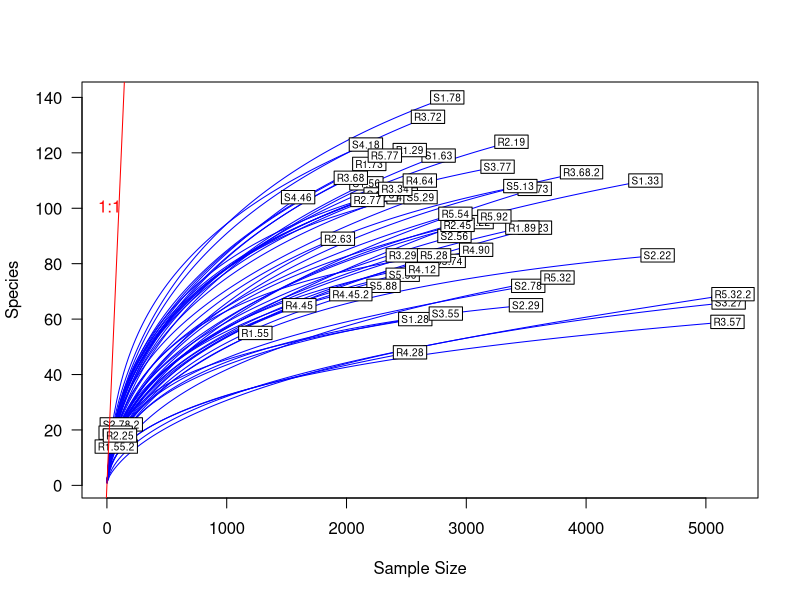
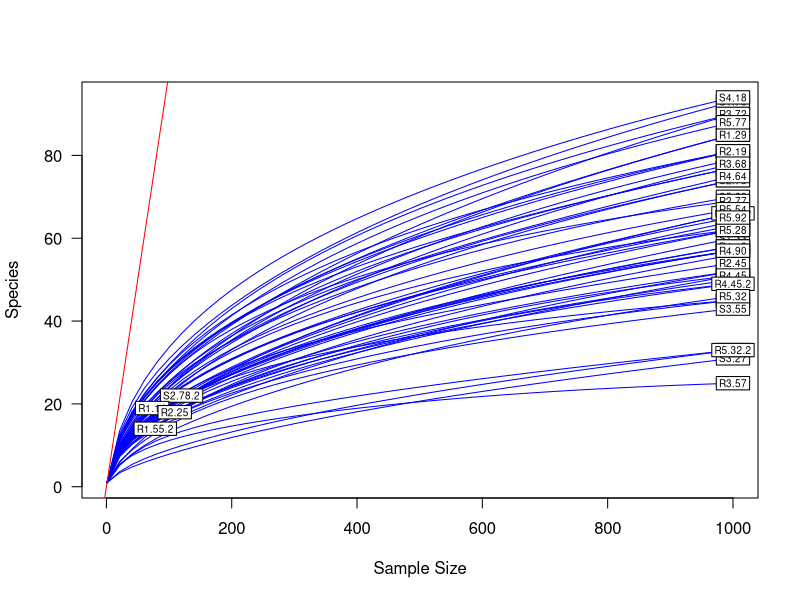
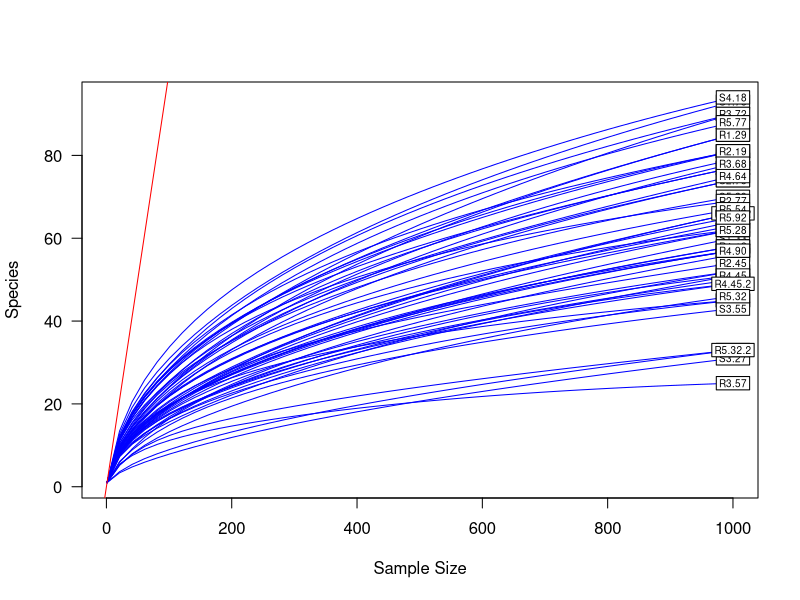
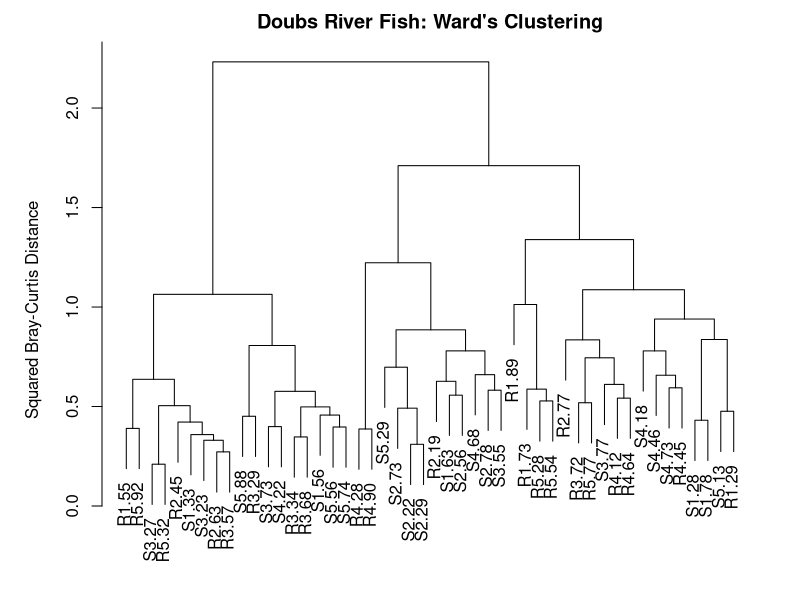
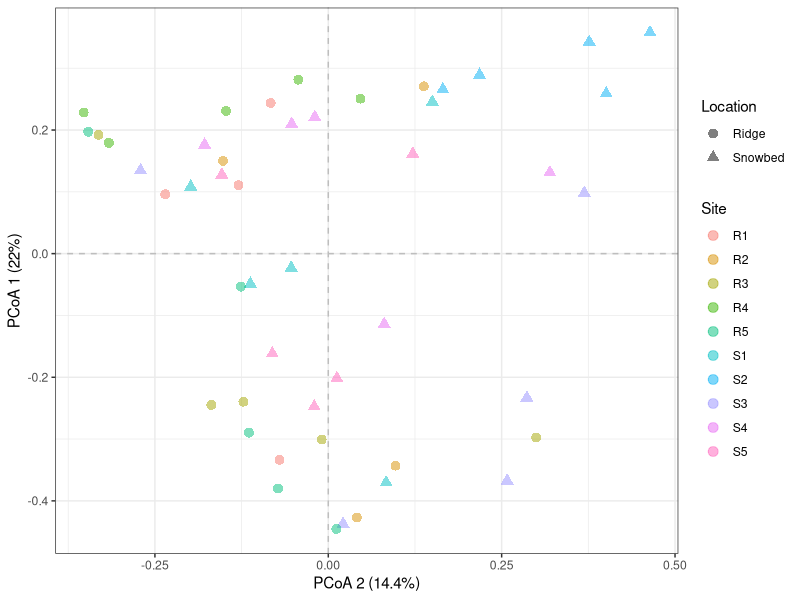
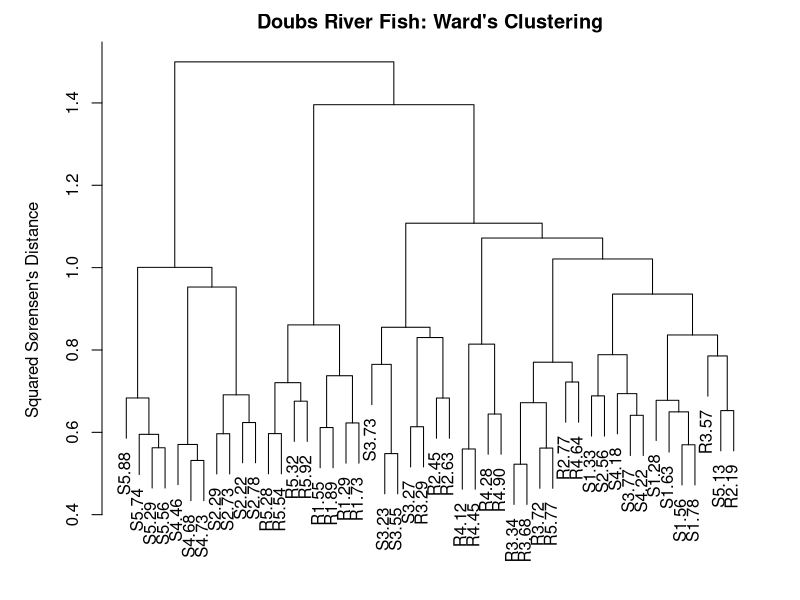
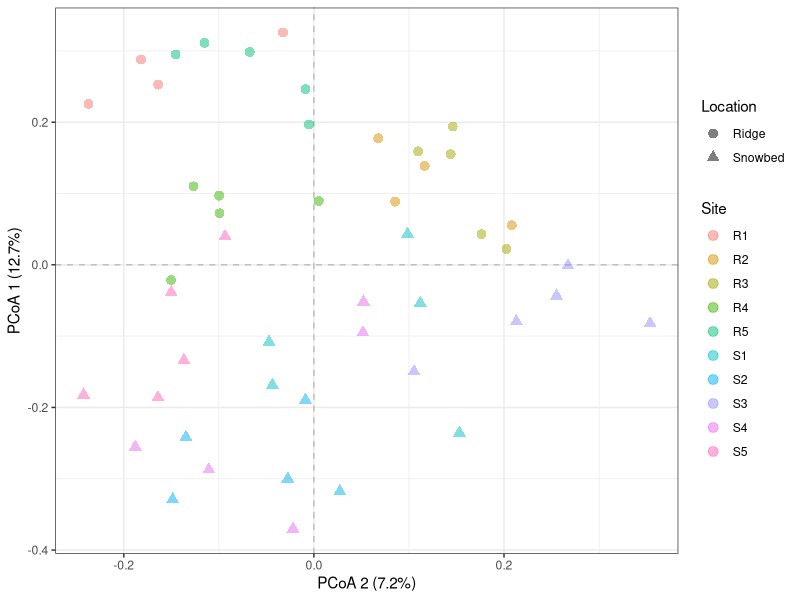
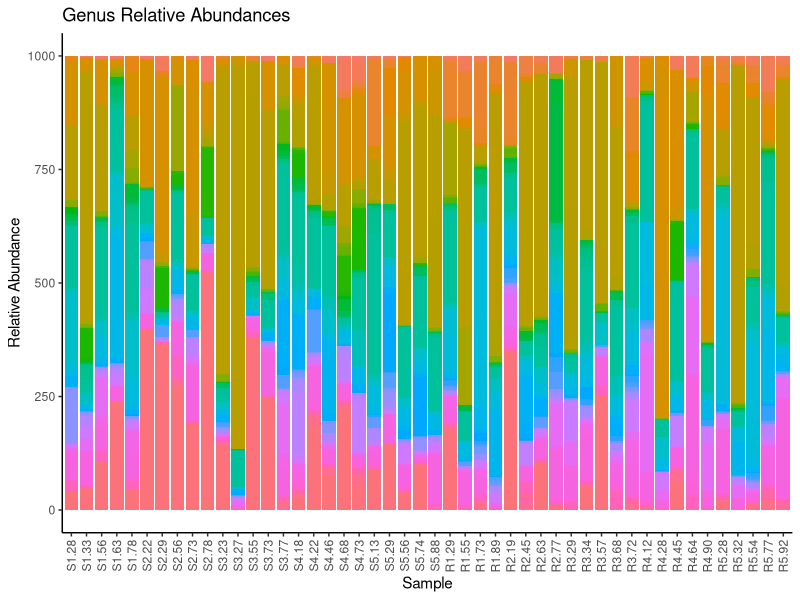

Recreate these plots in R, in order.
## ---- chunk 1
rm(list=ls())
dev.off ()
package.list <- c('vegan', 'data.table', 'reshape2', 'ggplot2', 'ape')
for (package in package.list){
  if (!require(package, character.only = TRUE, quietly = TRUE)) {
    install.packages(package)
    library(package,character.only = TRUE)
  }
}
## ---- chunk 2
site_species <- read.csv("alpine_ridge_data/OTU_table.csv", header = TRUE)
site_species.t <- t(site_species)
## ---- chunk 3
#Visualization of rarecurves for all samples
richness <- rowSums((site_species.t > 0) * 1)
print(richness)
minimum.r <- min(rowSums(site_species.t))
rarefy <- rarefy(x = site_species.t, sample = minimum.r, se = TRUE)

rarecurve(x = site_species.t, step = 20, col = "blue", cex = .6, las = 1)
abline(0, 1, col = 'red')
text(200, 100, "1:1", pos = 2, col = 'red')
## ---- chunk 4
#Rarefaction of samples
site_species.r <- rrarefy(site_species.t, 1000)

richness <- rowSums((site_species.r > 0) * 1)
minimum.r <- min(rowSums(site_species.r))
rarefy <- rarefy(x = site_species.r, sample = minimum.r, se = TRUE)

rarecurve(x = site_species.r, step = 20, col = "blue", cex = .6, las = 1)
abline(0, 1, col = 'red')
text(200, 100, "1:1", pos = 2, col = 'red')
## ---- chunk 5
#Remove samples containing less than 1000 reads (R1.14, R1.55.2, R2.25, S2.78.2)

df.site_species.r <- as.data.frame(site_species.r)
rarefied_site_species <- data.frame()

for (i in 1:nrow(df.site_species.r)){
  if (rowSums(df.site_species.r[i,]) >= 1000){
    rarefied_site_species <- rbind(rarefied_site_species, df.site_species.r[i,])
  }
}

#Visualizing
richness <- rowSums((rarefied_site_species > 0) * 1)
minimum.r <- min(rowSums(rarefied_site_species))
rarefy <- rarefy(x = rarefied_site_species, sample = minimum.r, se = TRUE)

rarecurve(x = rarefied_site_species, step = 20, col = "blue", cex = .6, las = 1)
abline(0, 1, col = 'red')
text(200, 100, "1:1", pos = 2, col = 'red')
## ---- chunk 6
rarefied_site_species <- rarefied_site_species[-c(38,43,48),]
## ---- chunk 7
env <- read.csv("alpine_ridge_data/variables.txt", header = TRUE, sep = "\t")
env <- env[-c(26,31),]
## ---- chunk 8
fungalBC <- vegdist(rarefied_site_species, method = "bray")
## ---- chunk 9
#Performing Cluster Analysis
fungal.ward <- hclust(fungalBC, method = "ward.D2")

#Plotting Cluster
par(mar = c(1,5,2,2) + .1)
plot(fungal.ward, main = "Doubs River Fish: Ward's Clustering",
     ylab = "Squared Bray-Curtis Distance")
## ---- chunk 10
fungal.pcoa <- cmdscale(fungalBC, eig = TRUE, k = 3)

explainvar1 <- round(fungal.pcoa$eig[1]/sum(fungal.pcoa$eig), 3) * 100
explainvar2 <- round(fungal.pcoa$eig[2]/sum(fungal.pcoa$eig), 3) * 100
explainvar3 <- round(fungal.pcoa$eig[3]/sum(fungal.pcoa$eig), 3) * 100
sum.eig <- sum(explainvar1, explainvar2, explainvar3)

test <- rarefied_site_species

test$Site <- c(rep("S1", 5), rep("S2", 5), rep("S3", 5), rep("S4", 5), rep("S5", 5), rep("R1", 4), rep("R2", 4), rep("R3", 5), rep("R4", 5), rep("R5", 5))

test$Location <- c(rep("Snowbed", 25), rep("Ridge", 23))

## Plotting
# make a fake pcoa
dist      <- vegdist(test[,1:807],  method = "bray")
fake_pcoa <- pcoa(dist)
#summary(fake_pcoa) 

# get the out of pcoa 
# site scores = samples 
sitescores   <- fake_pcoa$vectors #we need only the first two axis 
newdata <- as.data.frame(cbind(sitescores[,1:2], Location = test$Location, Site = test$Site))

#one way 
bray <- ggplot(newdata, aes(y = as.numeric(Axis.1), x = as.numeric(Axis.2), shape = Location, color = Site))
bray <- bray + geom_hline(yintercept = 0, color = "grey", linetype = "dashed")
bray <- bray + geom_vline(xintercept = 0, color = "grey", linetype = "dashed")
bray <- bray + geom_point(size = 3, alpha = .5)
bray <- bray + theme_bw()
bray <- bray + labs(y = paste("PCoA 1 (", explainvar1, "%)", sep = ""), x = paste("PCoA 2 (", explainvar2, "%)", sep = ""))
bray
## ---- chunk 11
site <- c(rep("S1", 5), rep("S2", 5), rep("S3", 5), rep("S4", 5), rep("S5", 5), rep("R1", 4), rep("R2", 4), rep("R3", 5), rep("R4", 5), rep("R5", 5))

adonis(rarefied_site_species ~ env$V + site, permutations = 999)

## ---- chunk 12
fungalS <- vegdist(rarefied_site_species, method = "bray", binary = "TRUE")
## ---- chunk 13
#Performing Cluster Analysis
fungal.wardS <- hclust(fungalS, method = "ward.D2")

#Plotting Cluster
par(mar = c(1,5,2,2) + .1)
plot(fungal.wardS, main = "Doubs River Fish: Ward's Clustering",
     ylab = "Squared Sørensen's Distance")
## ---- chunk 14
fungal.S.pcoa <- cmdscale(fungalS, eig = TRUE, k = 3)

explainvar1 <- round(fungal.S.pcoa$eig[1]/sum(fungal.pcoa$eig), 3) * 100
explainvar2 <- round(fungal.S.pcoa$eig[2]/sum(fungal.pcoa$eig), 3) * 100
explainvar3 <- round(fungal.S.pcoa$eig[3]/sum(fungal.pcoa$eig), 3) * 100
sum.eig <- sum(explainvar1, explainvar2, explainvar3)

## Plotting
# make a fake pcoa
dist      <- vegdist(test[,1:807],  method = "bray", binary = TRUE)
fake_pcoa <- pcoa(dist)
#summary(fake_pcoa) 

# get the out of pcoa 
# site scores = samples 
sitescores   <- fake_pcoa$vectors #we need only the first two axis 
newdata <- as.data.frame(cbind(sitescores[,1:2], Location = test$Location, Site = test$Site))

#one way 
soren <- ggplot(newdata, aes(y = as.numeric(Axis.1), x = as.numeric(Axis.2), shape = Location, color = Site))
soren <- soren + geom_hline(yintercept = 0, color = "grey", linetype = "dashed")
soren <- soren + geom_vline(xintercept = 0, color = "grey", linetype = "dashed")
soren <- soren + geom_point(size = 3, alpha = .5)
soren <- soren + theme_bw()
soren <- soren + labs(y = paste("PCoA 1 (", explainvar1, "%)", sep = ""), x = paste("PCoA 2 (", explainvar2, "%)", sep = ""))
soren
## ---- chunk 15
site <- c(rep("S1", 5), rep("S2", 5), rep("S3", 5), rep("S4", 5), rep("S5", 5), rep("R1", 4), rep("R2", 4), rep("R3", 5), rep("R4", 5), rep("R5", 5))

adonis(rarefied_site_species ~ env$V + site, method = "bray", binary = TRUE, permutations = 999)
## ---- chunk 16
genus <- read.csv("alpine_ridge_data/genus_table.csv", header = TRUE)
#convert rownames into column

genus.1 <- as.data.frame(t(rarefied_site_species))
setDT(genus.1, keep.rownames = TRUE)[]

# Converting to Long Format
genus_long <- melt(genus.1, id.vars = "rn", variable.name = "Sample")

# Creating Graph of data
genus_graph <- ggplot(data = genus_long, mapping = aes(x = Sample,  y = value, fill = rn))
genus_graph <- genus_graph + geom_bar(stat="identity")
genus_graph <- genus_graph + labs(y = "Relative Abundance", x = "Sample", title = "Genus Relative Abundances") + theme_classic()
genus_graph <- genus_graph + theme(legend.position = "None")
genus_graph <- genus_graph + theme(axis.text.x = element_text(angle = 90, vjust = 0.5, hjust=1))
genus_graph
## ---- chunk 17
env <- read.csv("alpine_ridge_data/variables.txt", header = TRUE, sep = "\t")
env <- env[-c(26,31),]

site <- c(rep("S1", 5), rep("S2", 5), rep("S3", 5), rep("S4", 5), rep("S5", 5), rep("R1", 4), rep("R2", 4), rep("R3", 5), rep("R4", 5), rep("R5", 5))
adonis(rarefied_site_species ~ env$V + site, method = "bray", permutations = 999)
## ---- chunk 18
env.chem <- as.matrix(env[,c(2:4)])


S.dbrda <- dbrda(fungalS ~ ., as.data.frame(env.chem))
ordiplot(S.dbrda)

S.dbrda0 <- dbrda(fungalS ~ 1, as.data.frame(env.chem))
S.dbrda1 <- dbrda(fungalS ~ ., as.data.frame(env.chem))

S.dbrda <- ordiR2step(S.dbrda0, S.dbrda1, perm.max = 999)

permutest(S.dbrda, permutations = 999)
envfit(S.dbrda, env.chem, permutations = 999)

#Calculating explained variation on axes
S.explainvar1 <- round(S.dbrda$CCA$eig[1]/
                             sum(c(S.dbrda$CCA$eig, S.dbrda$CA$eig)),
                           3 ) * 100
S.explainvar2 <- round(S.dbrda$CCA$eig[2]/
                             sum(c(S.dbrda$CCA$eig, S.dbrda$CA$eig)),
                           3 ) * 100

#Plotting constrained ordination results
par(mar = c(5,5,4,4) + .1)

plot(scores(S.dbrda, display = "wa"), xlim = c(-2, 2.1), ylim = c(-2.3, 2.0), 
     xlab = paste("dbRDA 1 (", S.explainvar1, "%)", sep = ""),
     ylab = paste("dbRDA 2 (", S.explainvar2, "%)", sep = ""),
     pch = 16, cex = 2.0, type = "n", cex.lab = 1.5, cex.axis = 1.2, axes = FALSE
     )

axis(side = 1, labels = T, lwd.ticks = 2, cex.axis = 1.2, las = 1)
axis(side = 2, labels = T, lwd.ticks = 2, cex.axis = 1.2, las = 1)
abline(h = 0, v = 0, lty = 3)
box(lwd = 2)

points(scores(S.dbrda, display = "wa"),
       pch = 19, cex = 3, bg = "gray", col = "gray")
text(scores(S.dbrda, display = "wa"),
     labels = row.names(scores(S.dbrda, display = "wa")))

#Plotting vectors for influence of environmental factors
vectors <- scores(S.dbrda, display = "bp")
arrows(0, 0, vectors[,1], vectors[,2],
       lwd = 2, lty = 1, length = .2, col = "red")
text(vectors[,1], vectors[,2], pos = 3, 
     labels = row.names(vectors), col = "red")
axis(side = 3, lwd.ticks = 2, cex.axis = 1.2, las = 1, col = "red", lwd = 2.2,
     at = pretty(range(vectors[,1])) * 2, labels = pretty(range(vectors[,1])))
axis(side = 4, lwd.ticks = 2, cex.axis = 1.2, las = 1, col = "red", lwd = 2.2,
     at = pretty(range(vectors[,2])) * 2, labels = pretty(range(vectors[,2])))
## ---- chunk 19
env.chem <- as.matrix(env[,c(2:4)])

fungalS <- fungalBC

S.dbrda <- dbrda(fungalS ~ ., as.data.frame(env.chem))
ordiplot(S.dbrda)

S.dbrda0 <- dbrda(fungalS ~ 1, as.data.frame(env.chem))
S.dbrda1 <- dbrda(fungalS ~ ., as.data.frame(env.chem))

S.dbrda <- ordiR2step(S.dbrda0, S.dbrda1, perm.max = 999)
## ---- chunk 20
# Making new dataframe with summary of all statistics
plot.info <- as.data.frame(matrix(nrow = 10, ncol=1))
plot.info <- plot.info[,-1]
plot.info$Location <- c(rep("Ridge", 5), rep("Snowbed", 5))
rownames(plot.info) <- c("S1","S2","S3","S4","S5","R1","R2","R3","R4","R5")
plot.info$site <- c("S1","S2","S3","S4","S5","R1","R2","R3","R4","R5")

# Adding average soil nutrients
plot.info$P <- c(mean(env[1:5, 2]), mean(env[6:10, 2]), mean(env[11:15, 2]), mean(env[16:20, 2]), mean(env[21:25, 2]), mean(env[26:29, 2]),mean(env[30:33, 2]), mean(env[34:38, 2]), mean(env[39:43, 2]), mean(env[44:48, 2]))
plot.info$N <- c(mean(env[1:5, 3]), mean(env[6:10, 3]), mean(env[11:15, 3]), mean(env[16:20, 3]), mean(env[21:25, 3]), mean(env[26:29, 3]),mean(env[30:33, 3]), mean(env[34:38, 3]), mean(env[39:43, 3]), mean(env[44:48, 3]))
plot.info$C <- c(mean(env[1:5, 4]), mean(env[6:10, 4]), mean(env[11:15, 4]), mean(env[16:20, 4]), mean(env[21:25, 4]), mean(env[26:29, 4]),mean(env[30:33, 4]), mean(env[34:38, 4]), mean(env[39:43, 4]), mean(env[44:48, 4]))

# Adding alpha diversity data
rarefied.sites <- as.data.frame((matrix(nrow = 10, ncol = 807)))
for (i in 1:(ncol(rarefied_site_species))){
  rarefied.sites[,i] <- c(sum(rarefied_site_species[1:5, i]), sum(rarefied_site_species[6:10, i]), sum(rarefied_site_species[11:15, i]), sum(rarefied_site_species[16:20, i]), sum(rarefied_site_species[21:25, i]), sum(rarefied_site_species[26:29, i]),sum(rarefied_site_species[30:33, i]), sum(rarefied_site_species[34:38, i]), sum(rarefied_site_species[39:43, i]), sum(rarefied_site_species[44:48, i]))
}
rownames(rarefied.sites) <- c("S1","S2","S3","S4","S5","R1","R2","R3","R4","R5")

# Species richness
plot.info$richness <- rowSums((rarefied.sites > 0) * 1)


plot.info <- as.data.frame(plot.info)
## ---- chunk 21
fungalBC <- vegdist(rarefied.sites, method = "bray")

fungal.pcoa <- cmdscale(fungalBC, eig = TRUE, k = 3)

explainvar1 <- round(fungal.pcoa$eig[1]/sum(fungal.pcoa$eig), 3) * 100
explainvar2 <- round(fungal.pcoa$eig[2]/sum(fungal.pcoa$eig), 3) * 100
explainvar3 <- round(fungal.pcoa$eig[3]/sum(fungal.pcoa$eig), 3) * 100
sum.eig <- sum(explainvar1, explainvar2, explainvar3)

test <- rarefied.sites

test$Site <- c("S1","S2","S3","S4","S5","R1","R2","R3","R4","R5")

test$Location <- c(rep("Ridge", 5), rep("Snowbed", 5))

## Plotting
# make a fake pcoa
dist      <- vegdist(test[,1:807],  method = "bray")
fake_pcoa <- pcoa(dist)
#summary(fake_pcoa) 

# get the out of pcoa 
# site scores = samples 
sitescores   <- fake_pcoa$vectors #we need only the first two axis 
newdata <- as.data.frame(cbind(sitescores[,1:2], Location = test$Location, Site = test$Site))

#one way 
bray <- ggplot(newdata, aes(y = as.numeric(Axis.1), x = as.numeric(Axis.2), shape = Location, color = Site))
bray <- bray + geom_hline(yintercept = 0, color = "grey", linetype = "dashed")
bray <- bray + geom_vline(xintercept = 0, color = "grey", linetype = "dashed")
bray <- bray + geom_point(size = 3, alpha = .5)
bray <- bray + theme_bw()
bray <- bray + labs(y = paste("PCoA 1 (", explainvar1, "%)", sep = ""), x = paste("PCoA 2 (", explainvar2, "%)", sep = ""))
bray
## ---- chunk 22
#Performing Cluster Analysis
fungal.ward <- hclust(fungalBC, method = "ward.D2")

#Plotting Cluster
par(mar = c(1,5,2,2) + .1)
plot(fungal.ward, main = "Doubs River Fish: Ward's Clustering",
     ylab = "Squared Sørensen's Distance")
## ---- chunk 23
fungalBC <- vegdist(rarefied.sites, method = "bray", binary = TRUE)

fungal.pcoa <- cmdscale(fungalBC, eig = TRUE, k = 3)

explainvar1 <- round(fungal.pcoa$eig[1]/sum(fungal.pcoa$eig), 3) * 100
explainvar2 <- round(fungal.pcoa$eig[2]/sum(fungal.pcoa$eig), 3) * 100
explainvar3 <- round(fungal.pcoa$eig[3]/sum(fungal.pcoa$eig), 3) * 100
sum.eig <- sum(explainvar1, explainvar2, explainvar3)

test <- rarefied.sites

test$Site <- c("S1","S2","S3","S4","S5","R1","R2","R3","R4","R5")

test$Location <- c(rep("Ridge", 5), rep("Snowbed", 5))

## Plotting
# make a fake pcoa
dist      <- vegdist(test[,1:807],  method = "bray", binary = TRUE)
fake_pcoa <- pcoa(dist)
#summary(fake_pcoa) 

# get the out of pcoa 
# site scores = samples 
sitescores   <- fake_pcoa$vectors #we need only the first two axis 
newdata <- as.data.frame(cbind(sitescores[,1:2], Location = test$Location, Site = test$Site))

#one way 
bray <- ggplot(newdata, aes(y = as.numeric(Axis.1), x = as.numeric(Axis.2), shape = Location, color = Site))
bray <- bray + geom_hline(yintercept = 0, color = "grey", linetype = "dashed")
bray <- bray + geom_vline(xintercept = 0, color = "grey", linetype = "dashed")
bray <- bray + geom_point(size = 3, alpha = .5)
bray <- bray + theme_bw()
bray <- bray + labs(y = paste("PCoA 1 (", explainvar1, "%)", sep = ""), x = paste("PCoA 2 (", explainvar2, "%)", sep = ""))
bray
## ---- chunk 24
#Performing Cluster Analysis
fungal.ward <- hclust(fungalBC, method = "ward.D2")

#Plotting Cluster
par(mar = c(1,5,2,2) + .1)
plot(fungal.ward, main = "Doubs River Fish: Ward's Clustering",
     ylab = "Squared Bray-Curtis Distance")
## ---- chunk 25
env.chem <- as.matrix(plot.info[,3:5])

fungalS <- fungalBC

S.dbrda <- dbrda(fungalS ~ ., as.data.frame(env.chem))
ordiplot(S.dbrda)

S.dbrda0 <- dbrda(fungalS ~ 1, as.data.frame(env.chem))
S.dbrda1 <- dbrda(fungalS ~ ., as.data.frame(env.chem))

S.dbrda <- ordiR2step(S.dbrda0, S.dbrda1, perm.max = 999)


## ---- chunk 26
plant <- read.csv("alpine_ridge_data/veg.csv")
plant <- t(plant)
colnames(plant) <- plant[1,]
plant <- plant[-1,]

plot.info$num.rock <- plant[,49]
plant <- plant[,-c(48,49)]

plant.num <- as.data.frame(matrix(nrow = 10, ncol = 47))
colnames(plant.num) <- colnames(plant)
rownames(plant.num) <- rownames(plant)

for (i in 1:ncol(plant)){
  plant.num[,i] <- c(as.numeric(plant[,i]))
}


plot.info$plant.richness <- rowSums((plant.num > 0) * 1)

library(lmerTest)
library(car)
#richness.lm <- lm(data = plot.info, richness ~ C + P + N + num.rock + plant.richness)
#summary(richness.lm)
# mixed model
#richness.lm <- lmer(data = plot.info, richness ~ C + P + N+ (1|num.rock))
#anv <- Anova(richness.lm, type = "III")
#print(anv)
# with plant richness mixed model
#richness.lm.1 <- lmer(data = plot.info, richness ~ C * P * N * plant.richness + (1|num.rock))
#anv.1 <- Anova(richness.lm, type = "III")
#print(anv.1)
# fixed model
richness.lm.fixed <- lm(data = plot.info, richness ~ C + P + N + plant.richness)
summary(richness.lm.fixed)
anv.fixed <- Anova(richness.lm.fixed, type = "III")
print(anv.fixed)
# with plant richness model
#richness.lm.fixed <- lm(data = plot.info, richness ~ C + P + N + site + plant.richness + Location + C:P + C:N + P:N + plant.richness + plant.richness:N + plant.richness:C + plant.richness:P )
#summary(richness.lm.fixed)
#anv.fixed <- Anova(richness.lm.fixed, type = "III")
#print(anv.fixed)
# fixed model
#richness.lm.fixed <- lm(data = plot.info, richness ~ C + P + N + Location)
#anv.fixed <- Anova(richness.lm.fixed, type = "III")
#print(anv.fixed)
## ---- chunk 27
average <- as.data.frame(matrix(nrow = 1, ncol = 807))


for (i in 1:ncol(rarefied_site_species)){
  average[,i] <- mean(rarefied_site_species[,i])
}

colnames(average) <- c(genus[,1])

average <- t(average)
average <- as.data.frame(average)

average$num <- c(1:807)
## ---- chunk 28
# Soil chemistry across snowbed vs ridge

rownames(env) <- c(1:48)
env.comp <- as.data.frame(matrix(nrow = 2, ncol = 6))
rownames(env.comp) <- c("Snowbed","Ridge")
colnames(env.comp) <- c("P.Mean","P.std.error","N.Mean","N.std.error","C.Mean","C.std.error")

#Calculating means
env.comp$P.Mean <- c(mean(env[1:25,2]),mean(env[26:48,2]))
env.comp$N.Mean <- c(mean(env[1:25,3]),mean(env[26:48,3]))
env.comp$C.Mean <- c(mean(env[1:25,4]),mean(env[26:48,4]))

#Calculating standard error
sem <- function(x){
  sd(x)/sqrt(length(x))
  }

env.comp$P.std.error <- c(sem(env[1:25,2]),sem(env[26:48,2]))
env.comp$N.std.error <- c(sem(env[1:25,3]),sem(env[26:48,3]))
env.comp$C.std.error <- c(sem(env[1:25,4]),sem(env[26:48,4]))

env.data <- as.data.frame(matrix(nrow = 6, ncol = 4))
colnames(env.data) <- c("Mean","std.error","element", "site")
env.data$element <- c('P','P','N','N','C','C')
env.data$site <- c('R','S','R','S','R','S')
env.data$Mean <- c(env.comp[2,1],env.comp[1,1],env.comp[2,3],env.comp[1,3],env.comp[2,5],env.comp[1,5])
env.data$std.error <- c(env.comp[2,2],env.comp[1,2],env.comp[2,4],env.comp[1,4],env.comp[2,6],env.comp[1,6])
## ---- chunk 29
env.plot <- ggplot(env.data, aes(x = element, y = Mean, color = site))
env.plot <- env.plot + geom_point()
env.plot
print(env.plot)
## ---- chunk 30
richnesses <- as.data.frame(matrix(nrow = 20, ncol = 3))
colnames(richnesses) <- c('richness','sample','site')

richnesses$richness <- c(plot.info$richness, plot.info$plant.richness)
richnesses$sample <- c(rep("fungal", 10), rep("plant", 10))
richnesses$site <- c("S1","S2","S3","S4","S5","R1","R2","R3","R4","R5")
## ---- chunk 31
rich <- ggplot(data = richnesses, aes(x = site, y = richness, shape = sample))
rich <- rich + geom_point(aes(size = 4))
rich <- rich + theme_classic()
print(rich)
## ---- chunk 32
lmc <- lm(N ~ site, data = plot.info)
anvc <- anova(lmc)
print(anvc)
## ---- chunk 33
genus.1 <- as.data.frame(rarefied_site_species)
colnames(genus.1) <- genus$Genus
genus.1 <- t(genus.1)
rownames(genus.1) <- c(1:nrow(genus.1))

major.taxa <- c(219, 419, 89, 708, 176, 68, 493, 222, 489, 468)

genus.2 <- as.data.frame(matrix(nrow = 10, ncol = 807))
colnames(genus.2) <- colnames(genus.1)
genus.2 <- genus.1[c(major.taxa),]
rownames(genus.2) <- genus[c(major.taxa),1]

#setDT(genus.1, keep.rownames = TRUE)[]
#genus.1$taxa <- rownames(genus.1)

#imp.fung <- c("Russula.3", "X.Phialocephala.15", "X.Cortinarius.12", "X.Articulospora.23", "unknown.50", "X.Laccaria.1", "unknown.175", "Russula.6", "X.Lachnum.4", "X.Articulospora.6")

#genus.2 <- as.data.frame(matrix(nrow = 0, ncol = 48))
#for (i in 1:nrow(genus.1)){
#  if (rownames(genus.1[i,]) == imp.fung){
#    genus.2[(nrow(genus.2) + 1),] <- genus.1[i,]
#  }
#}
#colnames(genus.2) <- colnames(genus.1)

# Converting to Long Format
genus_long <- melt(genus.2, id.vars = "rn", variable.name = "Sample")
colnames(genus_long) <- c("Genus", "Sample", "Abundance")

# Creating Graph of data
genus_graph <- ggplot(data = genus_long, mapping = aes(x = Sample,  y = Abundance, fill = Genus))
genus_graph <- genus_graph + geom_bar(stat="identity")
genus_graph <- genus_graph + labs(y = "Abundance", x = "Sample", title = "Relative Abundance of top 10 Genera") + theme_classic()
#genus_graph <- genus_graph + theme(legend.position = "None")
genus_graph <- genus_graph + theme(axis.text.x = element_text(angle = 90, vjust = 0.5, hjust=1))
genus_graph
